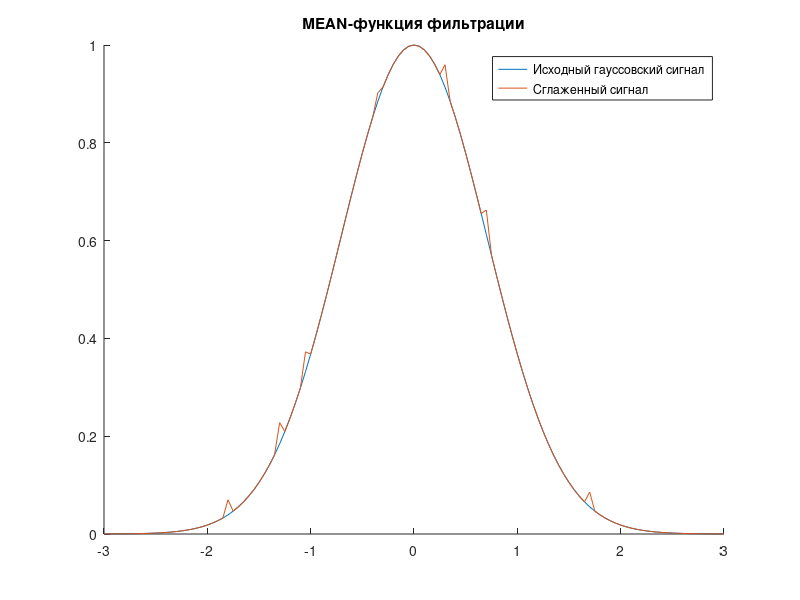
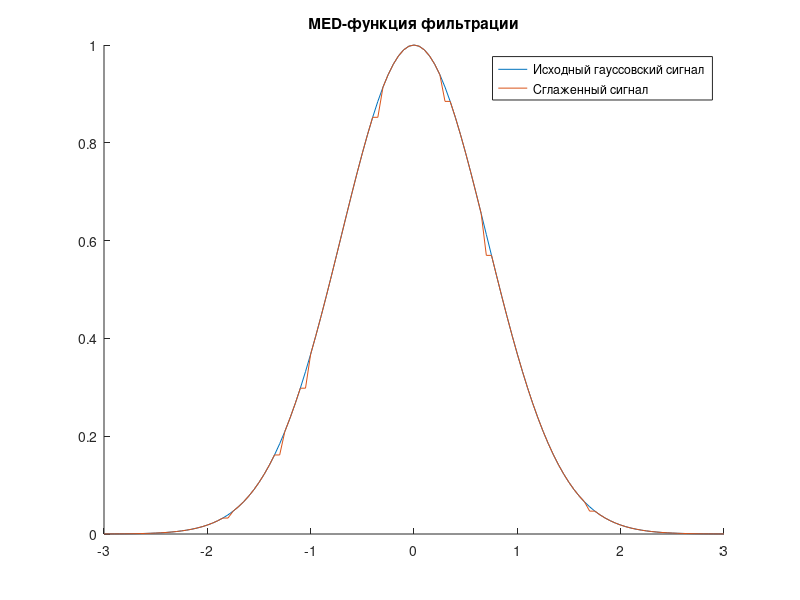

These figures' MATLAB source, in order:
function lab_08()
    F = 3; 
    dt = 0.05;
    x = -F:dt:F;
    yx = mygaussignal(x); 
    uxbase = mygaussignal(x);
    ux = mygaussignal(x);
    N = length(yx); 

    a = 0.25;
    epsv = 0.05;

    px = a .* rand(1, 7); 

    pos = [25, 35, 40, 54, 67, 75, 95]; 
    pxx = length(pos);

    for i = 1 : 1 : pxx
        ux(pos(i)) = ux(pos(i)) + px(i); 
        uxbase(pos(i)) = uxbase(pos(i)) + px(i); 
    end

    for i = 1 : 1 : N
        smthm = mean(ux, i); 
        if (abs(ux(i) - smthm) > epsv)
            ux(i) = smthm; 
        end
    end

    figure
    title(['MEAN-функция фильтрации']);
    hold on; 
    plot(x, yx);
    plot(x, ux); 
    legend('Исходный гауссовский сигнал','Сглаженный сигнал');
    hold off; 

    uxbase = mygaussignal(x);
    ux = mygaussignal(x);

    for i = 1 : 1 : pxx
        ux(pos(i)) = ux(pos(i)) + px(i); 
        uxbase(pos(i)) = uxbase(pos(i)) + px(i); 
    end

    for i = 1 : 1 : N
        smthm = med(uxbase, i); 
        if (abs(ux(i) - smthm) > epsv)
            ux(i) = smthm; 
        end
    end

    figure 
    title(['MED-функция фильтрации']);
    hold on; 
    plot(x, yx);
    plot(x, ux);
    legend('Исходный гауссовский сигнал','Сглаженный сигнал');
    hold off;
end

function y = mean(ux, i)
    r = 0;
    imin = i - 2; 
    imax = i + 2; 
    for j = imin : 1 : imax
        if (j > 0 && j < (length(ux) + 1))
            r = r + ux(j); 
        end
    end
    r = r / 5; 
    y = r; 
end

function y = med(ux, i)
    imin = i - 1; 
    imax = i + 1; 
    ir = 0; 
    if (imin < 1)
        ir = ux(imax); 
    else
        if (imax > length(ux))
            ir = ux(imin); 
        else
            if (ux(imax) > ux(imin))
                ir = ux(imin); 
            else
                ir = ux(imax); 
            end
        end
    end
    y = ir; 
end

function y = mygaussignal(x)
    a = 1;
    sigma = 1; 
    y = a * exp(-x.^2 / sigma ^ 2); 
end